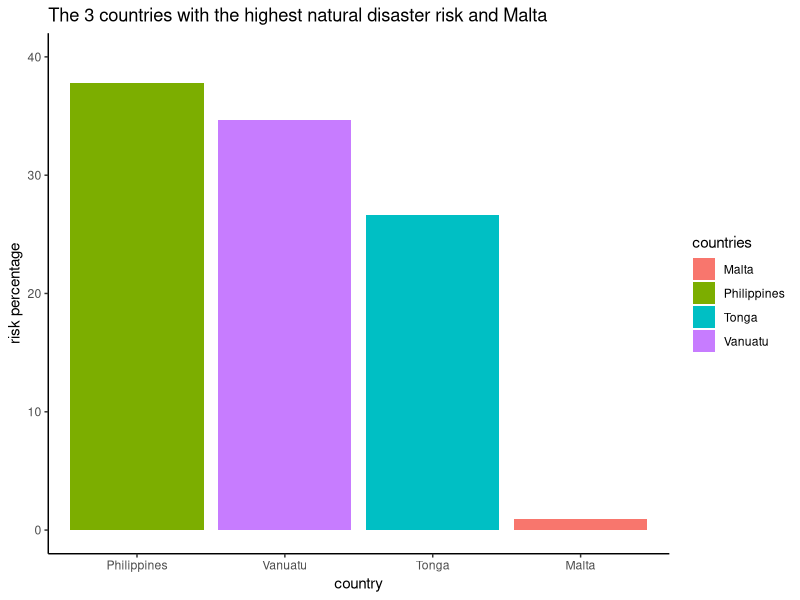

Source code (R):
library(ggplot2)

# builds a histogram that acts as an alternative for the pie chart described in 
# the write up.

# length of segment length of slices in pie chart
segmentLength=c(9.97,8.34,10.43,0.33)

#radius of pie chart.
r=5.63


# returns the angle of a slice (as a percentage) given
# the segment length
angle <- function(l){
  round((asin(l/(2*r))/pi)*100,2)
}

# returns the angle of the different slices in the pie chart
# as a percentage
ratios <- sapply(X = segmentLength,FUN = angle)

# returns the percentage that still remains to be computed
# (this difference is due to the lack of precision when 
# measuring the cords)
remainingPercent <- 100-sum(sapply(X = segmentLength,FUN = angle))

# distribute 0.01 percent to every part until
# 100% is achieved.
i<-0
while(remainingPercent > 0) {
  i <- (i+1)%%length(ratios)
  ratios[i] <- ratios[i]+0.01
  remainingPercent<-remainingPercent-0.01
}


# draw histogram
ratios[1] <- ratios[1]+remainingPercent

countries <- data.frame(country=c('Vanuatu','Tonga','Philippines','Malta'),
                        percentage=ratios
                        )

ggplot(data=countries,
       aes(x=reorder(country,
                     country,
                     function(x) {
                       -countries[countries$country==x,]$percentage
                     }),
           y=percentage)) +
  geom_bar(aes(fill=countries$country),stat="identity") +
   scale_y_continuous(limits=c(0,40)) +
  theme(axis.text.x = element_text(angle = 0, hjust = 1)) +
  ggtitle("The 3 countries with the highest natural disaster risk and Malta") +
  labs(x="country",y="risk percentage")  +
  guides(fill=guide_legend(title="countries")) + theme_classic()
